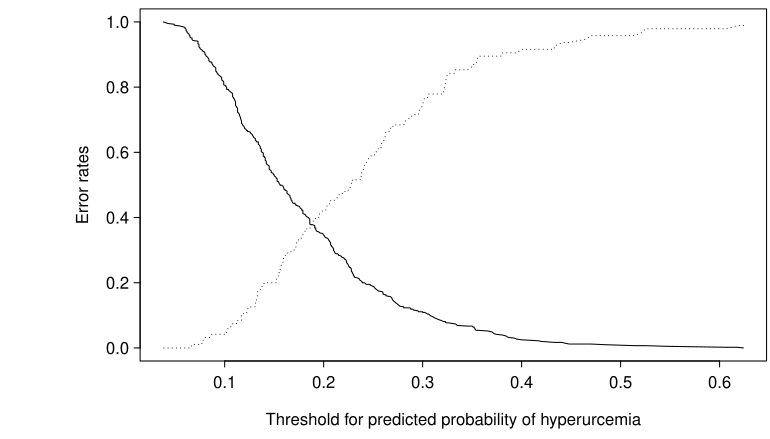

The script that drew this image:
library(openintro)
library(dplyr)
library(ROCR)
data(COL)

d = hyperuricemia.samp


m = glm(hu ~ bmi + sex, data = d,
          family = "binomial")
summary(m)


pred.m <- prediction(m$fitted.values, d$hu)
perf.m <- performance(pred.m, "tpr", "fpr")

fpr.m = round(as.vector(perf.m@x.values[[1]]), digits = 3)
tpr.m = round(as.vector(perf.m@y.values[[1]]), digits = 3)
cutoff.m = round(as.vector(perf.m@alpha.values[[1]]), digits = 3)
tnr.m = 1 - fpr.m
fnr.m = 1 - tpr.m

m.err.rates = as.data.frame(cbind(cutoff.m, fpr.m,
                                  tpr.m, tnr.m, fnr.m))

#ns1 <- 4

myPDF("fprFNRByCutoffHuBMISex.pdf", 7.7, 4.4,
      mar = c(3.9, 7, 0.5, 0.2),
      mgp = c(2.4, 0.55, 0))

plot(m.err.rates$cutoff.m, m.err.rates$fpr.m, 
     type = "l", 
     xlab = "Threshold for predicted probability of hyperurcemia",
     ylab = "Error rates",
     lty = 1)
lines(m.err.rates$cutoff.m, m.err.rates$fnr.m, type = "l", lty = 3)

dev.off()
